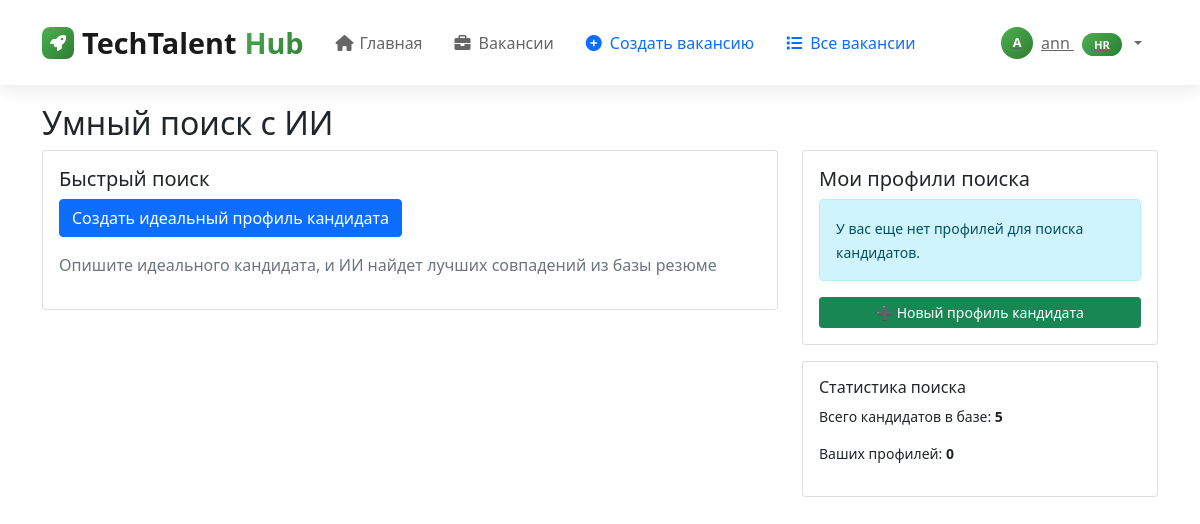
Page /ai-search/ (signed in) on the earlier database version.
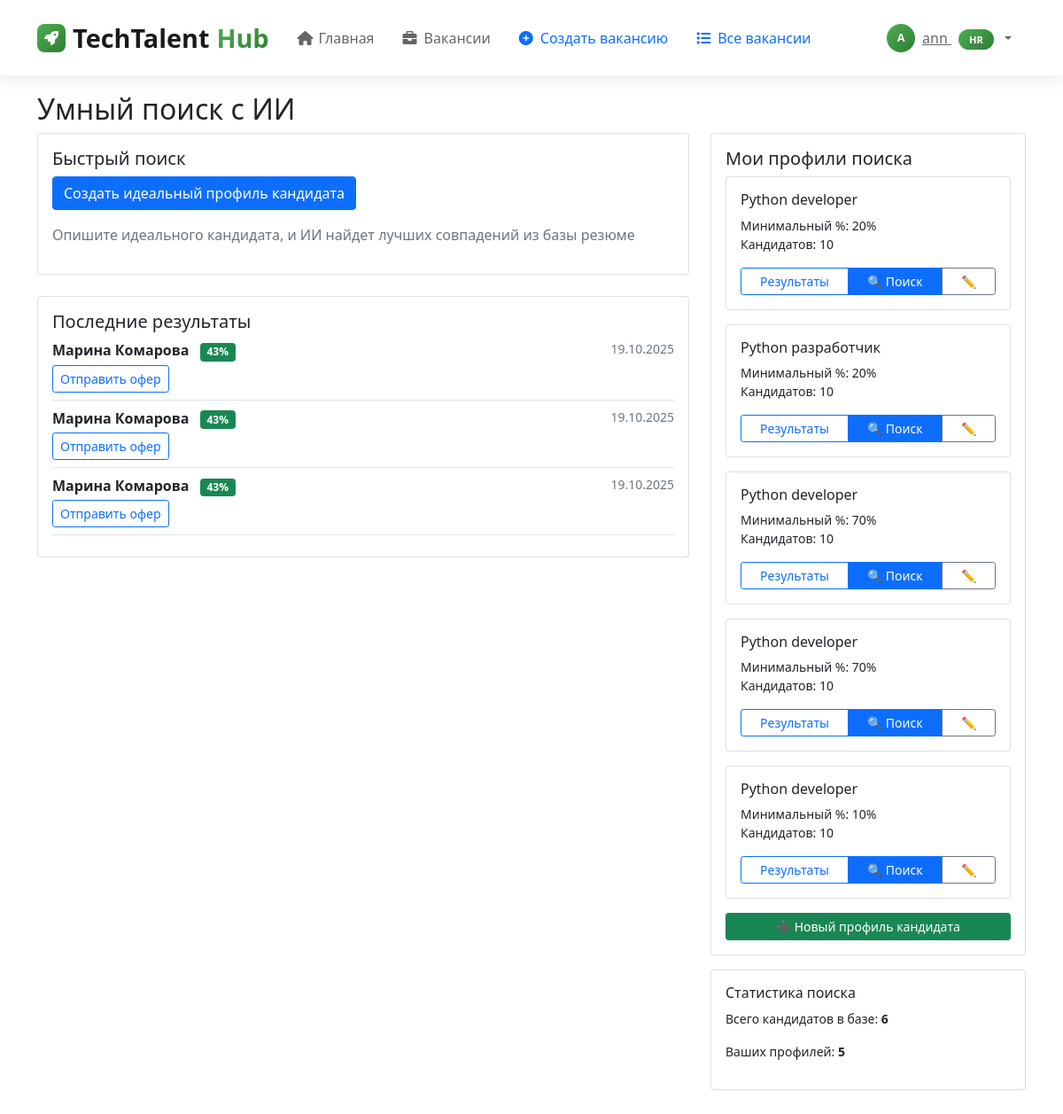
Same page on the later database version.
### career_app/models.py (models this page shows, shortened)
class AISearchMatch(models.Model):
    ideal_candidate_profile = models.ForeignKey(IdealCandidateProfile, on_delete=models.CASCADE, null=True, blank=True)
    ideal_vacancy_profile = models.ForeignKey(IdealVacancyProfile, on_delete=models.CASCADE, null=True, blank=True)
    matched_applicant = models.ForeignKey(Applicant, on_delete=models.CASCADE, null=True, blank=True)
    matched_vacancy = models.ForeignKey(Vacancy, on_delete=models.CASCADE, null=True, blank=True)
    match_percentage = models.IntegerField(verbose_name="Процент совпадения")
    match_details = models.JSONField(verbose_name="Детали совпадения", default=dict)
    status = models.CharField(max_length=20, choices=[
        ('pending', 'Ожидает'),
        ('offer_sent', 'Офер отправлен'),
        ('accepted', 'Принято'),
        ('rejected', 'Отклонено'),
    ], default='pending')
    created_at = models.DateTimeField(auto_now_add=True)
    class Meta:
        verbose_name = "Результат ИИ-поиска"
        verbose_name_plural = "Результаты ИИ-поиска"

class Applicant(models.Model):
    EXPERIENCE_LEVELS = [
        ('no_experience', 'Нет опыта'),
        ('intern', 'Стажер'),
        ('junior', 'Junior (Начинающий)'),
        ('middle', 'Middle (Опытный)'),
        ('senior', 'Senior (Старший)'),
        ('lead', 'Lead (Руководитель)'),
    ]
    EDUCATION_LEVELS = [
        ('secondary', 'Среднее'),
        ('secondary_professional', 'Среднее профессиональное'),
        ('high', 'Высшее образование'),
    ]
    user = models.OneToOneField(User, on_delete=models.CASCADE, null=True, blank=True)
    first_name = models.CharField(max_length=100, verbose_name="Имя")
    last_name = models.CharField(max_length=100, verbose_name="Фамилия")
    email = models.EmailField(verbose_name="Email")
    phone = models.CharField(max_length=20, verbose_name="Телефон")
    position = models.CharField(max_length=200, blank=True, verbose_name="Желаемая должность")
    experience_level = models.CharField(
        max_length=50,
        choices=EXPERIENCE_LEVELS,
        blank=True,
        verbose_name="Уровень опыта"
    )
    education_level = models.CharField(
        max_length=50,
        choices=EDUCATION_LEVELS,
        blank=True,
        verbose_name="Уровень образования"
    )
    skills = models.TextField(blank=True, verbose_name="Навыки")
    experience = models.TextField(blank=True, verbose_name="Опыт работы")
    education = models.TextField(blank=True, verbose_name="Образование")
    about = models.TextField(blank=True, verbose_name="О себе")
    resume_file = models.FileField(upload_to='resumes/', null=True, blank=True, verbose_name="Файл резюме")
    resume_text = models.TextField(blank=True, verbose_name="Текст резюме")
    created_at = models.DateTimeField(auto_now_add=True)
    is_published = models.BooleanField(default=True, verbose_name="Резюме опубликовано")
    class Meta:
        verbose_name = "Соискатель"
        verbose_name_plural = "Соискатели"

class IdealCandidateProfile(models.Model):
    hr_user = models.ForeignKey(User, on_delete=models.CASCADE, verbose_name="HR")
    title = models.CharField(max_length=200, verbose_name="Название профиля")
    ideal_resume = models.TextField(verbose_name="Идеальное резюме")
    required_skills = models.TextField(verbose_name="Требуемые навыки")
    experience_level = models.CharField(max_length=100, verbose_name="Уровень опыта")
    education_requirements = models.TextField(blank=True, verbose_name="Требования к образованию")
    min_match_percentage = models.IntegerField(default=70, verbose_name="Минимальный % совпадения")
    max_candidates = models.IntegerField(default=10, verbose_name="Максимум кандидатов")
    is_active = models.BooleanField(default=True, verbose_name="Активен")
    created_at = models.DateTimeField(auto_now_add=True)
    class Meta:
        verbose_name = "Идеальный профиль кандидата"
        verbose_name_plural = "Идеальные профили кандидатов"

### career_app/views.py (the view, shortened to what this page needs)
# urls.py: path('ai-search/', views.ai_search_dashboard, name='ai_search_dashboard'),
@login_required
def ai_search_dashboard(request):
    user_profile = request.user.userprofile
    if user_profile.role == 'hr':
        profiles = IdealCandidateProfile.objects.filter(hr_user=request.user)
        recent_matches = AISearchMatch.objects.filter(
            ideal_candidate_profile__hr_user=request.user
        ).select_related('matched_applicant')[:5]
        total_applicants = Applicant.objects.filter(is_published=True).count()
        context = {
            'profiles': profiles,
            'recent_matches': recent_matches,
            'total_applicants': total_applicants,
        }
    return render(request, 'career_app/ai_search_dashboard.html', context)

### templates/career_app/ai_search_dashboard.html (shortened to what this page needs)
{% extends 'base.html' %}
{% block content %}
<div class="container mt-4">
    <h2>Умный поиск с ИИ</h2>
    <div class="row">
        <div class="col-md-8">
            <div class="card">
                <div class="card-body">
                    <h5 class="card-title">Быстрый поиск</h5>
                    {% if user.userprofile.role == 'hr' %}
                    <a href="{% url 'create_ideal_candidate_profile' %}" class="btn btn-primary mb-3">
                        Создать идеальный профиль кандидата
                    </a>
                    <p class="text-muted">
                        Опишите идеального кандидата, и ИИ найдет лучших совпадений из базы резюме
                    </p>
                    {% endif %}
                </div>
            </div>
            {% if recent_matches %}
            <div class="card mt-4">
                <div class="card-body">
                    <h5 class="card-title">Последние результаты</h5>
                    {% for match in recent_matches %}
                    <div class="border-bottom pb-2 mb-2">
                        <div class="d-flex justify-content-between">
                            <div>
                                {% if match.matched_applicant %}
                                <strong>{{ match.matched_applicant.first_name }} {{ match.matched_applicant.last_name }}</strong>
                                <span class="badge bg-success ms-2">{{ match.match_percentage }}%</span>
                                {% elif match.matched_vacancy %}
                                <strong>{{ match.matched_vacancy.title }}</strong>
                                <span class="badge bg-success ms-2">{{ match.match_percentage }}%</span>
                                {% endif %}
                            </div>
                            <small class="text-muted">{{ match.created_at|date:"d.m.Y" }}</small>
                        </div>
                        {% if match.matched_applicant %}
                        <a href="{% url 'send_offer_to_candidate' match.id %}" class="btn btn-sm btn-outline-primary mt-1">
                            Отправить офер
                        </a>
                        {% elif match.matched_vacancy %}
                        <a href="{% url 'vacancy_detail' match.matched_vacancy.id %}" class="btn btn-sm btn-outline-primary mt-1">
                            Посмотреть вакансию
                        </a>
                        {% endif %}
                    </div>
                    {% endfor %}
                </div>
            </div>
            {% endif %}
        </div>
        <div class="col-md-4">
            <div class="card">
                <div class="card-body">
                    <h5 class="card-title">Мои профили поиска</h5>
                    {% if user.userprofile.role == 'hr' %}
                        {% for profile in profiles %}
                        <div class="card mb-3">
                            <div class="card-body">
                                <h6 class="card-title">{{ profile.title }}</h6>
                                <p class="card-text small">
                                    Минимальный %: {{ profile.min_match_percentage }}%<br>
                                    Кандидатов: {{ profile.max_candidates }}
                                </p>
                                <div class="btn-group w-100">
                                    <a href="{% url 'ai_search_results' profile.id %}" class="btn btn-sm btn-outline-primary">
                                        Результаты
                                    </a>
                                    <a href="{% url 'run_ai_search' profile.id %}" class="btn btn-sm btn-primary">
                                        🔍 Поиск
                                    </a>
                                    <a href="{% url 'edit_ideal_candidate_profile' profile.id %}" class="btn btn-sm btn-outline-secondary">
                                        ✏️
                                    </a>
                                </div>
                            </div>
                        </div>
                        {% empty %}
                        <div class="alert alert-info">
                            <small>У вас еще нет профилей для поиска кандидатов.</small>
                        </div>
                        {% endfor %}
                    {% endif %}
                    <div class="mt-3">
                        {% if user.userprofile.role == 'hr' %}
                        <a href="{% url 'create_ideal_candidate_profile' %}" class="btn btn-success btn-sm w-100">
                            ➕ Новый профиль кандидата
                        </a>
                        {% elif user.userprofile.role == 'applicant' %}
                        <a href="{% url 'create_ideal_vacancy_profile' %}" class="btn btn-success btn-sm w-100">
                            ➕ Новый профиль вакансии
                        </a>
                        {% endif %}
                    </div>
                </div>
            </div>
            <div class="card mt-3">
                <div class="card-body">
                    <h6 class="card-title">Статистика поиска</h6>
                    <div class="small">
                        {% if user.userprofile.role == 'hr' %}
                        <p>Всего кандидатов в базе: <strong>{{ total_applicants|default:0 }}</strong></p>
                        <p>Ваших профилей: <strong>{{ profiles|length }}</strong></p>
                        {% elif user.userprofile.role == 'applicant' %}
                        <p>Всего вакансий: <strong>{{ total_vacancies|default:0 }}</strong></p>
                        <p>Ваших профилей: <strong>{{ profiles|length }}</strong></p>
                        {% endif %}
                    </div>
                </div>
            </div>
        </div>
    </div>
</div>
{% endblock %}

### templates/base.html (shortened to what this page needs)
<!DOCTYPE html>
<html lang="ru">
<head>
    <link href="https://cdn.jsdelivr.net/npm/bootstrap@5.1.3/dist/css/bootstrap.min.css" rel="stylesheet">
    <link href="https://cdnjs.cloudflare.com/ajax/libs/font-awesome/6.0.0/css/all.min.css" rel="stylesheet">
</head>
<body>
    <nav class="navbar navbar-expand-lg navbar-light fixed-top">
        <div class="container">
            <a class="navbar-brand" href="{% url 'home' %}">
                <div class="brand-icon">
                    <i class="fas fa-rocket"></i>
                </div>
                TechTalent<span>Hub</span>
            </a>
            <div class="collapse navbar-collapse" id="navbarNav">
                <ul class="navbar-nav me-auto">
    <li class="nav-item">
        <a class="nav-link {% if request.path == '/' %}active{% endif %}" href="{% url 'home' %}">
            <i class="fas fa-home"></i>
            Главная
        </a>
    </li>
    <li class="nav-item">
        <a class="nav-link {% if 'vacancy' in request.path %}active{% endif %}" href="{% url 'vacancy_list' %}">
            <i class="fas fa-briefcase"></i>
            Вакансии
        </a>
    </li>
    {% if user.is_authenticated %}
        {% if user.userprofile.role == 'admin' %}
            <li class="nav-item admin">
                <a class="nav-link" href="{% url 'moderation_list' %}">
                    <i class="fas fa-shield-alt"></i>
                    Модерация
                </a>
            </li>
            <li class="nav-item admin">
                <a class="nav-link" href="{% url 'analytics' %}">
                    <i class="fas fa-chart-bar"></i>
                    Аналитика
                </a>
            </li>
        {% elif user.userprofile.role == 'hr' %}
            <li class="nav-item hr">
                <a class="nav-link" href="{% url 'create_vacancy' %}">
                    <i class="fas fa-plus-circle"></i>
                    Создать вакансию
                </a>
            </li>
            <li class="nav-item hr">
                <a class="nav-link" href="{% url 'vacancy_list' %}">
                    <i class="fas fa-list"></i>
                    Все вакансии
                </a>
            </li>
        {% endif %}
    {% endif %}
</ul>
                <ul class="navbar-nav">
                    {% if user.is_authenticated %}
                        <li class="nav-item dropdown">
                            <a class="user-dropdown dropdown-toggle" href="#" role="button" data-bs-toggle="dropdown">
                                <div class="user-avatar">
                                    {{ user.username|first|upper }}
                                </div>
                                <span class="d-none d-md-inline">
                                    {{ user.username }}
                                    <span class="role-badge">
                                        {% if user.userprofile.role == 'admin' %}Админ
                                        {% elif user.userprofile.role == 'hr' %}HR
                                        {% elif user.userprofile.role == 'university' %}ВУЗ
                                        {% elif user.userprofile.role == 'student' %}Студент
                                        {% else %}Пользователь{% endif %}
                                    </span>
                                </span>
                            </a>
                        </li>
                    {% endif %}
                </ul>
            </div>
        </div>
    </nav>
    <div style="padding-top: 80px;"></div>
    <main>
        {% block content %}
        {% endblock %}
    </main>
</body>
</html>

### templates/base.html (style rules this page uses)
:root { --primary-green: #4caf50; --primary-dark: #1a1a1a; --text-gray: #666; --light-gray: #f8f9fa; --border-color: #e9ecef; --shadow-light: 0 5px 15px rgba(0,0,0,0.08); --shadow-medium: 0 10px 30px rgba(0,0,0,0.12); }
.navbar { background: rgba(255, 255, 255, 0.95) !important; backdrop-filter: blur(10px); border-bottom: 1px solid rgba(0, 0, 0, 0.05); padding: 1rem 0; transition: all 0.3s ease; box-shadow: var(--shadow-light); }
.navbar-brand { font-weight: 800; font-size: 1.8rem; color: var(--primary-dark) !important; display: flex; align-items: center; gap: 0.5rem; }
.navbar-brand span { color: var(--primary-green); background: linear-gradient(135deg, var(--primary-green) 0%, #2e7d32 100%); -webkit-background-clip: text; -webkit-text-fill-color: transparent; background-clip: text; }
.brand-icon { width: 32px; height: 32px; background: linear-gradient(135deg, var(--primary-green) 0%, #2e7d32 100%); border-radius: 8px; display: flex; align-items: center; justify-content: center; color: white; font-size: 1rem; }
.nav-link { color: var(--text-gray) !important; font-weight: 500; padding: 0.5rem 1rem !important; border-radius: 8px; transition: all 0.3s ease; display: flex; align-items: center; gap: 0.5rem; position: relative; }
.nav-link i { width: 16px; text-align: center; }
.user-dropdown { background: none; border: none; color: var(--text-gray); font-weight: 500; display: flex; align-items: center; gap: 0.5rem; padding: 0.5rem 1rem; border-radius: 8px; transition: all 0.3s ease; }
.user-avatar { width: 32px; height: 32px; background: linear-gradient(135deg, var(--primary-green) 0%, #2e7d32 100%); border-radius: 50%; display: flex; align-items: center; justify-content: center; color: white; font-size: 0.8rem; font-weight: 600; }
.role-badge { background: linear-gradient(135deg, var(--primary-green) 0%, #2e7d32 100%); color: white; padding: 0.25rem 0.75rem; border-radius: 15px; font-size: 0.7rem; font-weight: 600; margin-left: 0.5rem; }
.nav-item.hr .nav-link { color: #0d6efd !important; }

Differences in the rows shown:
added AISearchMatch: matched_applicant.first_name "Марина", matched_applicant.last_name "Комарова", match_percentage "43", created_at "19.10.2025", shows "Отправить офер"
added AISearchMatch: matched_applicant.first_name "Марина", matched_applicant.last_name "Комарова", match_percentage "43", created_at "19.10.2025", shows "Отправить офер"
added AISearchMatch: matched_applicant.first_name "Марина", matched_applicant.last_name "Комарова", match_percentage "43", created_at "19.10.2025", shows "Отправить офер"
added IdealCandidateProfile: title "Python developer", min_match_percentage "20", max_candidates "10"
added IdealCandidateProfile: title "Python разработчик", min_match_percentage "20", max_candidates "10"
added IdealCandidateProfile: title "Python developer", min_match_percentage "70", max_candidates "10"
added IdealCandidateProfile: title "Python developer", min_match_percentage "70", max_candidates "10"
added IdealCandidateProfile: title "Python developer", min_match_percentage "10", max_candidates "10"
Other differences:
{{ total_applicants|default:0 }}: "5" → "6"
{{ profiles|length }}: "0" → "5"
text no longer shown: "У вас еще нет профилей для поиска кандидатов."
text now shown: "Последние результаты"
